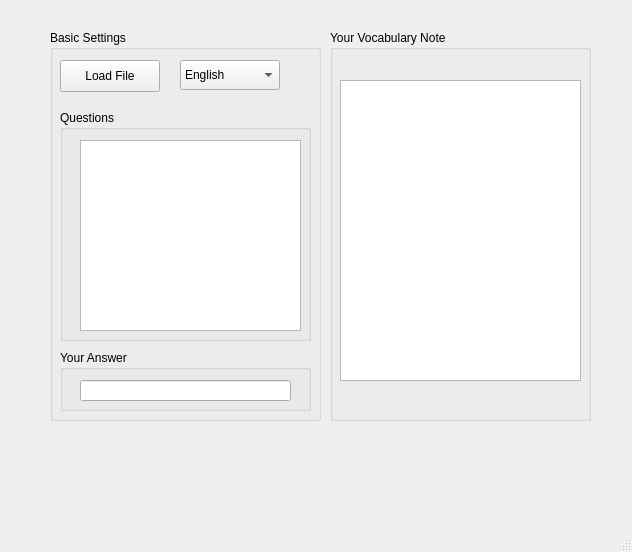
<?xml version="1.0" encoding="UTF-8"?>
<ui version="4.0">
 <class>MainWindow</class>
 <widget class="QMainWindow" name="MainWindow">
  <property name="geometry">
   <rect>
    <x>0</x>
    <y>0</y>
    <width>632</width>
    <height>552</height>
   </rect>
  </property>
  <property name="windowTitle">
   <string>MainWindow</string>
  </property>
  <widget class="QWidget" name="centralwidget">
   <widget class="QGroupBox" name="basic_settings">
    <property name="geometry">
     <rect>
      <x>50</x>
      <y>30</y>
      <width>271</width>
      <height>391</height>
     </rect>
    </property>
    <property name="title">
     <string>Basic Settings</string>
    </property>
    <widget class="QGroupBox" name="questions_box">
     <property name="geometry">
      <rect>
       <x>10</x>
       <y>80</y>
       <width>251</width>
       <height>231</height>
      </rect>
     </property>
     <property name="title">
      <string>Questions</string>
     </property>
     <widget class="QTextBrowser" name="quiz">
      <property name="geometry">
       <rect>
        <x>20</x>
        <y>30</y>
        <width>221</width>
        <height>191</height>
       </rect>
      </property>
     </widget>
    </widget>
    <widget class="QGroupBox" name="answer_box">
     <property name="geometry">
      <rect>
       <x>10</x>
       <y>320</y>
       <width>251</width>
       <height>61</height>
      </rect>
     </property>
     <property name="title">
      <string>Your Answer</string>
     </property>
     <widget class="QLineEdit" name="input">
      <property name="geometry">
       <rect>
        <x>20</x>
        <y>30</y>
        <width>211</width>
        <height>21</height>
       </rect>
      </property>
     </widget>
    </widget>
    <widget class="QPushButton" name="load_file">
     <property name="geometry">
      <rect>
       <x>10</x>
       <y>30</y>
       <width>100</width>
       <height>32</height>
      </rect>
     </property>
     <property name="text">
      <string>Load File</string>
     </property>
    </widget>
    <widget class="QComboBox" name="language">
     <property name="geometry">
      <rect>
       <x>130</x>
       <y>30</y>
       <width>100</width>
       <height>30</height>
      </rect>
     </property>
     <item>
      <property name="text">
       <string>English</string>
      </property>
     </item>
     <item>
      <property name="text">
       <string>Korean</string>
      </property>
     </item>
    </widget>
   </widget>
   <widget class="QGroupBox" name="wordmaster_box">
    <property name="geometry">
     <rect>
      <x>330</x>
      <y>30</y>
      <width>261</width>
      <height>391</height>
     </rect>
    </property>
    <property name="title">
     <string>Your Vocabulary Note</string>
    </property>
    <widget class="QTextBrowser" name="wordmaster">
     <property name="geometry">
      <rect>
       <x>10</x>
       <y>50</y>
       <width>241</width>
       <height>301</height>
      </rect>
     </property>
    </widget>
   </widget>
  </widget>
  <widget class="QMenuBar" name="menubar">
   <property name="geometry">
    <rect>
     <x>0</x>
     <y>0</y>
     <width>632</width>
     <height>24</height>
    </rect>
   </property>
  </widget>
  <widget class="QStatusBar" name="statusbar"/>
 </widget>
 <resources/>
 <connections/>
</ui>
